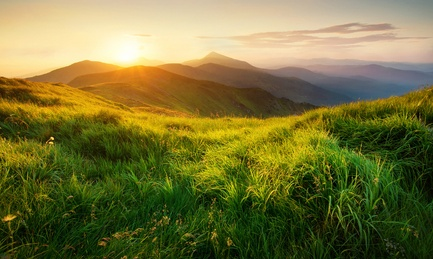
#> input picture obraz.jpg, 433 x 259 px, shrunk from 650 x 389 before the run
$ python main.py
#> lines starting #> are read from the running program, lines starting #| are printed output that depends on the picture
import cv2
import numpy as np
import matplotlib.pyplot as plt
import sys
from PIL import Image


# Funkcja wczytująca obraz z pliku
def load_image(file_path):
    img = cv2.imread(file_path)
    if img is None:
        print('Failed to load image file:')
        sys.exit(1)
    return img


# Funkcja wyświetlająca obraz
def show_image(image, title="Image"):
    cv2.imshow(title, image)
    cv2.waitKey(0)
    cv2.destroyAllWindows()


# Funkcja wyświetlająca wykres zmian poziomu szarości wzdłuż wybranej linii poziomej lub pionowej
def plot_gray_levels(image, x=None, y=None):
    gray_image = cv2.cvtColor(image, cv2.COLOR_BGR2GRAY)
    if x is not None:
        line = gray_image[x, :]
        plt.plot(line)
        plt.show()
    elif y is not None:
        line = gray_image[:, y]
        plt.plot(line)
        plt.show()
    else:
        print("Nie wybrano linii.")


# Funkcja zapisująca podobraz o podanych współrzędnych do pliku
def save_subimage(image, x1, y1, x2, y2, file_path):
    subimage = image[x1:x2, y1:y2]
    cv2.imwrite(file_path, subimage)


def point_transformation(file_path, file_path_gray, new_level):
    # Load the image
#> called with file_path = 'obraz.jpg', file_path_gray = 'obraz_gray.jpg', new_level = 200
    image = Image.open(file_path)
#> image is the input picture: PIL image 433x259 RGB; mean R, G, B 119, 115.4, 58.2
    # Convert the image to grayscale
    grayscale_image = image.convert('L')
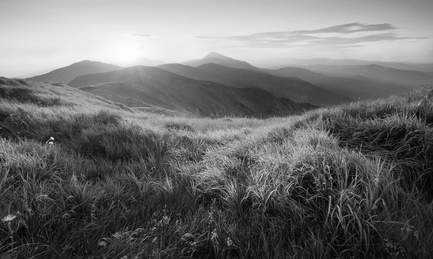
#> grayscale_image: PIL image 433x259 L; min 1, max 254, mean 109.9
    # Change the level of grayscale
    grayscale_image = grayscale_image.point(lambda x: x * (new_level / 255))
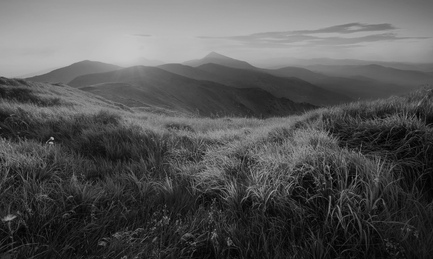
#> grayscale_image: PIL image 433x259 L; min 1, max 199, mean 86.2
    # Save the new image
    grayscale_image.save(file_path_gray)


def contrast_transformation(file_path, file_path_contrast, factor):
    # Load the image
#> called with file_path = 'obraz.jpg', file_path_contrast = 'obraz_contrast.jpg', factor = 1.5
    image = Image.open(file_path)
    #grayscale_image = image.convert('L')
    # Apply the contrast function to each pixel
    contrast_image = image.point(lambda c: contrast(c, factor))
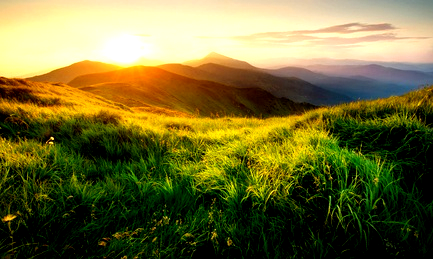
#> contrast_image: PIL image 433x259 RGB; mean R, G, B 114.4, 108.4, 53.4
    # Save the new image
    contrast_image.save(file_path_contrast)


# Create a contrast function
def contrast(c, factor):
    return 128 + factor * (c - 128)
    # return 1 / (1 + (m / c) ** e)


def gamma_transformation(file_path, file_path_gamma, gamma):
    # Load the image
#> called with file_path = 'obraz.jpg', file_path_gamma = 'obraz_gamma.jpg', gamma = 0.5
    image = Image.open(file_path)
    # Convert the image to a numpy array
    image_array = np.array(image)
    # Normalize the pixel values between 0 and 1
    image_array_normalized = image_array / 255.0
    image_array_corrected = np.power(image_array_normalized, gamma)
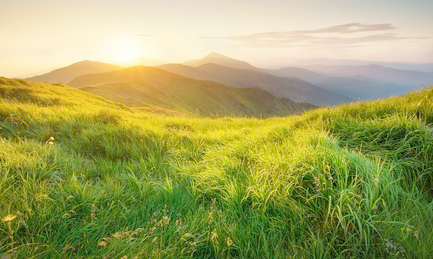
#> image_array_corrected: shape (259, 433, 3) float64; mean R, G, B 0.628, 0.643, 0.372
    # Convert the numpy array back to an image
    new_image = Image.fromarray(np.uint8(image_array_corrected * 255))
    # Save the new image
    new_image.save(file_path_gamma)


def zad1():
    # Przykładowe użycie funkcji
    image = load_image("obraz.jpg")
    show_image(image, "Obraz")

    plot_gray_levels(image, x=100)
    plot_gray_levels(image, y=100)

    save_subimage(image, 100, 100, 200, 200, "podobraz.jpg")


def zad2():
    point_transformation("obraz.jpg", "obraz_gray.jpg", 200)
    contrast_transformation("obraz.jpg", "obraz_contrast.jpg", 1.5)
    gamma_transformation("obraz.jpg", "obraz_gamma.jpg", 0.5)


if __name__ == '__main__':
    # zad1()
    zad2()
